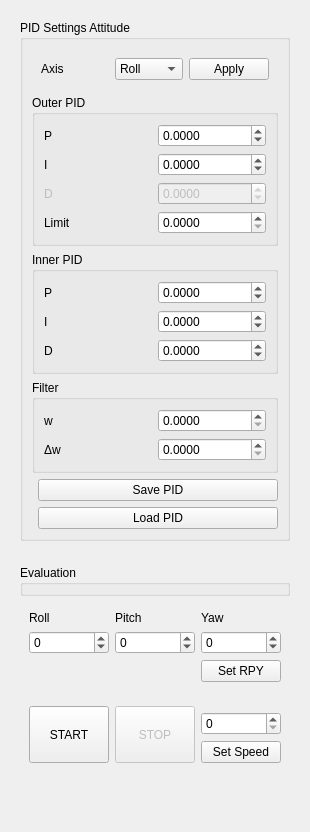
         <widget class="QWidget" name="tab">
          <property name="sizePolicy">
           <sizepolicy hsizetype="Maximum" vsizetype="Maximum">
            <horstretch>0</horstretch>
            <verstretch>0</verstretch>
           </sizepolicy>
          </property>
          <attribute name="title">
           <string>Attitude Control</string>
          </attribute>
          <layout class="QGridLayout" name="gridLayout">
           <item row="0" column="0">
            <widget class="QWidget" name="widget_3" native="true">
             <property name="sizePolicy">
              <sizepolicy hsizetype="Minimum" vsizetype="Minimum">
               <horstretch>0</horstretch>
               <verstretch>0</verstretch>
              </sizepolicy>
             </property>
             <layout class="QVBoxLayout" name="verticalLayout_2">
              <item>
               <widget class="QGroupBox" name="groupBox_PID_Attitude">
                <property name="sizePolicy">
                 <sizepolicy hsizetype="Minimum" vsizetype="Preferred">
                  <horstretch>0</horstretch>
                  <verstretch>0</verstretch>
                 </sizepolicy>
                </property>
                <property name="title">
                 <string>PID Settings Attitude</string>
                </property>
                <layout class="QFormLayout" name="formLayout_3">
                 <item row="0" column="0" colspan="2">
                  <widget class="QWidget" name="widget" native="true">
                   <property name="sizePolicy">
                    <sizepolicy hsizetype="Minimum" vsizetype="Preferred">
                     <horstretch>0</horstretch>
                     <verstretch>0</verstretch>
                    </sizepolicy>
                   </property>
                   <layout class="QHBoxLayout" name="horizontalLayout_2">
                    <item>
                     <widget class="QLabel" name="label">
                      <property name="text">
                       <string>Axis</string>
                      </property>
                     </widget>
                    </item>
                    <item>
                     <widget class="QComboBox" name="comboBox">
                      <item>
                       <property name="text">
                        <string>Roll</string>
                       </property>
                      </item>
                      <item>
                       <property name="text">
                        <string>Pitch</string>
                       </property>
                      </item>
                      <item>
                       <property name="text">
                        <string>Yaw</string>
                       </property>
                      </item>
                     </widget>
                    </item>
                    <item>
                     <widget class="QPushButton" name="setOPID">
                      <property name="text">
                       <string>Apply</string>
                      </property>
                     </widget>
                    </item>
                   </layout>
                  </widget>
                 </item>
                 <item row="1" column="0" colspan="2">
                  <widget class="QGroupBox" name="groupBox_2">
                   <property name="title">
                    <string>Outer PID</string>
                   </property>
                   <layout class="QGridLayout" name="gridLayout_7">
                    <item row="0" column="0">
                     <widget class="QLabel" name="label_2">
                      <property name="text">
                       <string>P</string>
                      </property>
                     </widget>
                    </item>
                    <item row="0" column="1">
                     <widget class="QDoubleSpinBox" name="doubleSpinBox_outP">
                      <property name="decimals">
                       <number>4</number>
                      </property>
                      <property name="minimum">
                       <double>-10.000000000000000</double>
                      </property>
                      <property name="maximum">
                       <double>10.000000000000000</double>
                      </property>
                     </widget>
                    </item>
                    <item row="1" column="1">
                     <widget class="QDoubleSpinBox" name="doubleSpinBox_outI">
                      <property name="decimals">
                       <number>4</number>
                      </property>
                      <property name="minimum">
                       <double>-10.000000000000000</double>
                      </property>
                      <property name="maximum">
                       <double>10.000000000000000</double>
                      </property>
                     </widget>
                    </item>
                    <item row="2" column="1">
                     <widget class="QDoubleSpinBox" name="doubleSpinBox_outD">
                      <property name="enabled">
                       <bool>false</bool>
                      </property>
                      <property name="decimals">
                       <number>4</number>
                      </property>
                      <property name="minimum">
                       <double>-10.000000000000000</double>
                      </property>
                      <property name="maximum">
                       <double>10.000000000000000</double>
                      </property>
                     </widget>
                    </item>
                    <item row="3" column="1">
                     <widget class="QDoubleSpinBox" name="doubleSpinBox_outLimit">
                      <property name="decimals">
                       <number>4</number>
                      </property>
                      <property name="maximum">
                       <double>300.000000000000000</double>
                      </property>
                     </widget>
                    </item>
                    <item row="1" column="0">
                     <widget class="QLabel" name="label_3">
                      <property name="text">
                       <string>I</string>
                      </property>
                     </widget>
                    </item>
                    <item row="2" column="0">
                     <widget class="QLabel" name="label_4">
                      <property name="enabled">
                       <bool>false</bool>
                      </property>
                      <property name="text">
                       <string>D</string>
                      </property>
                     </widget>
                    </item>
                    <item row="3" column="0">
                     <widget class="QLabel" name="label_5">
                      <property name="text">
                       <string>Limit</string>
                      </property>
                     </widget>
                    </item>
                   </layout>
                  </widget>
                 </item>
                 <item row="2" column="0" colspan="2">
                  <widget class="QGroupBox" name="groupBox_3">
                   <property name="title">
                    <string>Inner PID</string>
                   </property>
                   <layout class="QGridLayout" name="gridLayout_8">
                    <item row="2" column="0">
                     <widget class="QLabel" name="label_8">
                      <property name="text">
                       <string>D</string>
                      </property>
                     </widget>
                    </item>
                    <item row="2" column="1">
                     <widget class="QDoubleSpinBox" name="doubleSpinBox_inD">
                      <property name="decimals">
                       <number>4</number>
                      </property>
                      <property name="minimum">
                       <double>-10.000000000000000</double>
                      </property>
                      <property name="maximum">
                       <double>10.000000000000000</double>
                      </property>
                      <property name="singleStep">
                       <double>0.010000000000000</double>
                      </property>
                     </widget>
                    </item>
                    <item row="0" column="0">
                     <widget class="QLabel" name="label_6">
                      <property name="text">
                       <string>P</string>
                      </property>
                     </widget>
                    </item>
                    <item row="1" column="1">
                     <widget class="QDoubleSpinBox" name="doubleSpinBox_inI">
                      <property name="decimals">
                       <number>4</number>
                      </property>
                      <property name="minimum">
                       <double>-10.000000000000000</double>
                      </property>
                      <property name="maximum">
                       <double>10.000000000000000</double>
                      </property>
                      <property name="singleStep">
                       <double>0.010000000000000</double>
                      </property>
                     </widget>
                    </item>
                    <item row="0" column="1">
                     <widget class="QDoubleSpinBox" name="doubleSpinBox_inP">
                      <property name="decimals">
                       <number>4</number>
                      </property>
                      <property name="minimum">
                       <double>-10.000000000000000</double>
                      </property>
                      <property name="maximum">
                       <double>10.000000000000000</double>
                      </property>
                     </widget>
                    </item>
                    <item row="1" column="0">
                     <widget class="QLabel" name="label_7">
                      <property name="text">
                       <string>I         </string>
                      </property>
                     </widget>
                    </item>
                   </layout>
                  </widget>
                 </item>
                 <item row="3" column="0" colspan="2">
                  <widget class="QGroupBox" name="groupBox_4">
                   <property name="title">
                    <string>Filter</string>
                   </property>
                   <layout class="QGridLayout" name="gridLayout_9">
                    <item row="2" column="1">
                     <widget class="QDoubleSpinBox" name="doubleSpinBox_filterDeltaW">
                      <property name="decimals">
                       <number>4</number>
                      </property>
                      <property name="maximum">
                       <double>1.000000000000000</double>
                      </property>
                      <property name="singleStep">
                       <double>0.010000000000000</double>
                      </property>
                     </widget>
                    </item>
                    <item row="2" column="0">
                     <widget class="QLabel" name="label_10">
                      <property name="text">
                       <string>Δw</string>
                      </property>
                     </widget>
                    </item>
                    <item row="1" column="0">
                     <widget class="QLabel" name="label_9">
                      <property name="text">
                       <string>w</string>
                      </property>
                     </widget>
                    </item>
                    <item row="1" column="1">
                     <widget class="QDoubleSpinBox" name="doubleSpinBox_filterW">
                      <property name="decimals">
                       <number>4</number>
                      </property>
                      <property name="maximum">
                       <double>1.000000000000000</double>
                      </property>
                      <property name="singleStep">
                       <double>0.010000000000000</double>
                      </property>
                     </widget>
                    </item>
                   </layout>
                  </widget>
                 </item>
                 <item row="5" column="1">
                  <widget class="QPushButton" name="pushButton_load">
                   <property name="sizePolicy">
                    <sizepolicy hsizetype="Minimum" vsizetype="Minimum">
                     <horstretch>0</horstretch>
                     <verstretch>0</verstretch>
                    </sizepolicy>
                   </property>
                   <property name="text">
                    <string>Load PID</string>
                   </property>
                   <property name="autoDefault">
                    <bool>false</bool>
                   </property>
                  </widget>
                 </item>
                 <item row="4" column="1">
                  <widget class="QPushButton" name="pushButton_save">
                   <property name="sizePolicy">
                    <sizepolicy hsizetype="Minimum" vsizetype="Minimum">
                     <horstretch>0</horstretch>
                     <verstretch>0</verstretch>
                    </sizepolicy>
                   </property>
                   <property name="text">
                    <string>Save PID</string>
                   </property>
                   <property name="autoDefault">
                    <bool>false</bool>
                   </property>
                  </widget>
                 </item>
                </layout>
               </widget>
              </item>
             </layout>
            </widget>
           </item>
           <item row="1" column="0">
            <widget class="QWidget" name="widget_tl" native="true">
             <property name="sizePolicy">
              <sizepolicy hsizetype="Minimum" vsizetype="Minimum">
               <horstretch>0</horstretch>
               <verstretch>0</verstretch>
              </sizepolicy>
             </property>
             <layout class="QGridLayout" name="gridLayout_3">
              <item row="1" column="2">
               <widget class="QWidget" name="widget_6" native="true">
                <property name="sizePolicy">
                 <sizepolicy hsizetype="Minimum" vsizetype="Minimum">
                  <horstretch>0</horstretch>
                  <verstretch>0</verstretch>
                 </sizepolicy>
                </property>
                <layout class="QGridLayout" name="gridLayout_6">
                 <item row="0" column="0">
                  <widget class="QLabel" name="label_11">
                   <property name="text">
                    <string>Roll</string>
                   </property>
                  </widget>
                 </item>
                 <item row="1" column="0">
                  <widget class="QSpinBox" name="spinBox_desRoll">
                   <property name="sizePolicy">
                    <sizepolicy hsizetype="Minimum" vsizetype="Minimum">
                     <horstretch>0</horstretch>
                     <verstretch>0</verstretch>
                    </sizepolicy>
                   </property>
                   <property name="minimum">
                    <number>-20</number>
                   </property>
                   <property name="maximum">
                    <number>20</number>
                   </property>
                  </widget>
                 </item>
                 <item row="1" column="1">
                  <widget class="QSpinBox" name="spinBox_desPitch">
                   <property name="sizePolicy">
                    <sizepolicy hsizetype="Minimum" vsizetype="Minimum">
                     <horstretch>0</horstretch>
                     <verstretch>0</verstretch>
                    </sizepolicy>
                   </property>
                   <property name="minimum">
                    <number>-20</number>
                   </property>
                   <property name="maximum">
                    <number>20</number>
                   </property>
                  </widget>
                 </item>
                 <item row="1" column="2">
                  <widget class="QSpinBox" name="spinBox_desYaw">
                   <property name="minimum">
                    <number>-180</number>
                   </property>
                   <property name="maximum">
                    <number>180</number>
                   </property>
                  </widget>
                 </item>
                 <item row="0" column="1">
                  <widget class="QLabel" name="label_12">
                   <property name="text">
                    <string>Pitch</string>
                   </property>
                  </widget>
                 </item>
                 <item row="0" column="2">
                  <widget class="QLabel" name="label_13">
                   <property name="text">
                    <string>Yaw</string>
                   </property>
                  </widget>
                 </item>
                 <item row="2" column="2">
                  <widget class="QPushButton" name="pushButton_setRPY">
                   <property name="sizePolicy">
                    <sizepolicy hsizetype="Minimum" vsizetype="Minimum">
                     <horstretch>0</horstretch>
                     <verstretch>0</verstretch>
                    </sizepolicy>
                   </property>
                   <property name="text">
                    <string>Set RPY</string>
                   </property>
                  </widget>
                 </item>
                </layout>
               </widget>
              </item>
              <item row="2" column="2">
               <widget class="QWidget" name="widget_bl" native="true">
                <property name="sizePolicy">
                 <sizepolicy hsizetype="Minimum" vsizetype="Minimum">
                  <horstretch>0</horstretch>
                  <verstretch>0</verstretch>
                 </sizepolicy>
                </property>
                <layout class="QGridLayout" name="gridLayout_5">
                 <item row="2" column="2">
                  <widget class="QPushButton" name="pushButton_speed">
                   <property name="sizePolicy">
                    <sizepolicy hsizetype="Minimum" vsizetype="Minimum">
                     <horstretch>0</horstretch>
                     <verstretch>0</verstretch>
                    </sizepolicy>
                   </property>
                   <property name="text">
                    <string>Set Speed</string>
                   </property>
                   <property name="autoDefault">
                    <bool>false</bool>
                   </property>
                  </widget>
                 </item>
                 <item row="0" column="1" rowspan="3">
                  <widget class="QPushButton" name="pushButton_stop">
                   <property name="enabled">
                    <bool>false</bool>
                   </property>
                   <property name="sizePolicy">
                    <sizepolicy hsizetype="Minimum" vsizetype="Minimum">
                     <horstretch>0</horstretch>
                     <verstretch>0</verstretch>
                    </sizepolicy>
                   </property>
                   <property name="text">
                    <string>STOP</string>
                   </property>
                   <property name="autoDefault">
                    <bool>false</bool>
                   </property>
                  </widget>
                 </item>
                 <item row="0" column="0" rowspan="3">
                  <widget class="QPushButton" name="pushButton_start">
                   <property name="sizePolicy">
                    <sizepolicy hsizetype="Minimum" vsizetype="Minimum">
                     <horstretch>0</horstretch>
                     <verstretch>0</verstretch>
                    </sizepolicy>
                   </property>
                   <property name="text">
                    <string>START</string>
                   </property>
                   <property name="autoDefault">
                    <bool>false</bool>
                   </property>
                  </widget>
                 </item>
                 <item row="1" column="2">
                  <widget class="QSpinBox" name="speed">
                   <property name="sizePolicy">
                    <sizepolicy hsizetype="Minimum" vsizetype="Minimum">
                     <horstretch>0</horstretch>
                     <verstretch>0</verstretch>
                    </sizepolicy>
                   </property>
                   <property name="maximum">
                    <number>100</number>
                   </property>
                  </widget>
                 </item>
                </layout>
               </widget>
              </item>
              <item row="0" column="2">
               <widget class="QGroupBox" name="groupBox_5">
                <property name="title">
                 <string>Evaluation</string>
                </property>
               </widget>
              </item>
             </layout>
            </widget>
           </item>
           <item row="2" column="0">
            <spacer name="verticalSpacer_2">
             <property name="orientation">
              <enum>Qt::Vertical</enum>
             </property>
             <property name="sizeHint" stdset="0">
              <size>
               <width>20</width>
               <height>40</height>
              </size>
             </property>
            </spacer>
           </item>
          </layout>
         </widget>
